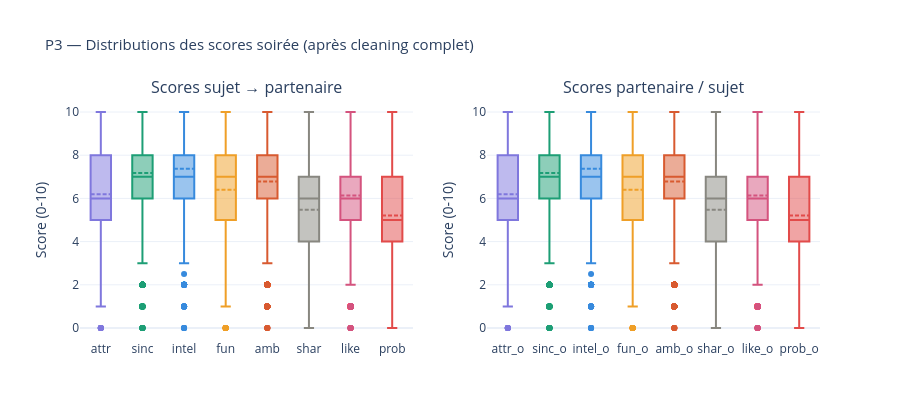

The notebook cell saved with this chart:
### Code cell
# =============================================================================
# OUTLIERS RÉSIDUELS
# =============================================================================
print("\n" + "─" * 65)
print("VÉRIFICATION OUTLIERS RÉSIDUELS")
print("─" * 65)
 
# Scores soirée hors [0, 10]
print("\nScores soirée hors [0, 10] :")
n_fixed = 0
for col in SCORE_SELF + SCORE_OTHER:
    if col in df.columns:
        n_out = ((df[col] < 0) | (df[col] > 10)).sum()
        if n_out > 0:
            df[col] = df[col].clip(0, 10)
            n_fixed += n_out
            print(f"x {col} : {n_out} valeurs clippées")
if n_fixed == 0:
    print("Aucune valeur hors [0,10] détectée")
 
# Préférences T1 hors [0, 10] après normalisation
print("\n  Préférences T1 hors [0, 10] après normalisation :")
n_fixed_pref = 0
for col in PREF_COLS:
    n_out = ((df[col] < 0) | (df[col] > 10)).sum()
    if n_out > 0:
        df[col] = df[col].clip(0, 10)
        n_fixed_pref += n_out
        print(f"x {col} : {n_out} valeurs clippées")
if n_fixed_pref == 0:
    print("Aucune valeur hors [0,10] détectée")
 
# Âge
print(f"\nÂge — plage : {df['age'].min():.0f} – {df['age'].max():.0f} ans")
print(f"age > 50    : {(df['age'] > 50).sum()} lignes => légitimes, conservées")
 
# Boxplots
fig_box = make_subplots(rows=1, cols=2,
    subplot_titles=["Scores sujet → partenaire", "Scores partenaire / sujet"])
for i, col in enumerate(SCORE_SELF):
    fig_box.add_trace(go.Box(y=df[col], name=col,
        marker_color=COLORS[i], boxmean=True, showlegend=False), row=1, col=1)
for i, col in enumerate(SCORE_OTHER):
    fig_box.add_trace(go.Box(y=df[col], name=col,
        marker_color=COLORS[i], boxmean=True, showlegend=False), row=1, col=2)
fig_box.update_layout(
    title="P3 — Distributions des scores soirée (après cleaning complet)",
    height=420, plot_bgcolor="white", title_font_size=15)
fig_box.update_yaxes(title_text="Score (0-10)")
fig_box.show()

### Figure 1 — Plotly figure (JSON) as saved in the notebook; plotly's stock layout.template omitted (floating-point values rounded to 4 significant figures; data arrays with more than 128 entries replaced by an {"elided": "..."} marker saying what was removed)
{"data": [{"boxmean": true, "marker": {"color": "#7F77DD"}, "name": "attr", "showlegend": false, "type": "box", "xaxis": "x", "y": {"elided": "8378 float values"}, "yaxis": "y"}, {"boxmean": true, "marker": {"color": "#1D9E75"}, "name": "sinc", "showlegend": false, "type": "box", "xaxis": "x", "y": {"elided": "8378 float values"}, "yaxis": "y"}, {"boxmean": true, "marker": {"color": "#378ADD"}, "name": "intel", "showlegend": false, "type": "box", "xaxis": "x", "y": {"elided": "8378 float values"}, "yaxis": "y"}, {"boxmean": true, "marker": {"color": "#EF9F27"}, "name": "fun", "showlegend": false, "type": "box", "xaxis": "x", "y": {"elided": "8378 float values"}, "yaxis": "y"}, {"boxmean": true, "marker": {"color": "#D85A30"}, "name": "amb", "showlegend": false, "type": "box", "xaxis": "x", "y": {"elided": "8378 float values"}, "yaxis": "y"}, {"boxmean": true, "marker": {"color": "#888780"}, "name": "shar", "showlegend": false, "type": "box", "xaxis": "x", "y": {"elided": "8378 float values"}, "yaxis": "y"}, {"boxmean": true, "marker": {"color": "#D4537E"}, "name": "like", "showlegend": false, "type": "box", "xaxis": "x", "y": {"elided": "8378 float values"}, "yaxis": "y"}, {"boxmean": true, "marker": {"color": "#E24B4A"}, "name": "prob", "showlegend": false, "type": "box", "xaxis": "x", "y": {"elided": "8378 float values"}, "yaxis": "y"}, {"boxmean": true, "marker": {"color": "#7F77DD"}, "name": "attr_o", "showlegend": false, "type": "box", "xaxis": "x2", "y": {"elided": "8378 float values"}, "yaxis": "y2"}, {"boxmean": true, "marker": {"color": "#1D9E75"}, "name": "sinc_o", "showlegend": false, "type": "box", "xaxis": "x2", "y": {"elided": "8378 float values"}, "yaxis": "y2"}, {"boxmean": true, "marker": {"color": "#378ADD"}, "name": "intel_o", "showlegend": false, "type": "box", "xaxis": "x2", "y": {"elided": "8378 float values"}, "yaxis": "y2"}, {"boxmean": true, "marker": {"color": "#EF9F27"}, "name": "fun_o", "showlegend": false, "type": "box", "xaxis": "x2", "y": {"elided": "8378 float values"}, "yaxis": "y2"}, {"boxmean": true, "marker": {"color": "#D85A30"}, "name": "amb_o", "showlegend": false, "type": "box", "xaxis": "x2", "y": {"elided": "8378 float values"}, "yaxis": "y2"}, {"boxmean": true, "marker": {"color": "#888780"}, "name": "shar_o", "showlegend": false, "type": "box", "xaxis": "x2", "y": {"elided": "8378 float values"}, "yaxis": "y2"}, {"boxmean": true, "marker": {"color": "#D4537E"}, "name": "like_o", "showlegend": false, "type": "box", "xaxis": "x2", "y": {"elided": "8378 float values"}, "yaxis": "y2"}, {"boxmean": true, "marker": {"color": "#E24B4A"}, "name": "prob_o", "showlegend": false, "type": "box", "xaxis": "x2", "y": {"elided": "8378 float values"}, "yaxis": "y2"}], "layout": {"annotations": [{"font": {"size": 16}, "showarrow": false, "text": "Scores sujet → partenaire", "x": 0.225, "xanchor": "center", "xref": "paper", "y": 1, "yanchor": "bottom", "yref": "paper"}, {"font": {"size": 16}, "showarrow": false, "text": "Scores partenaire / sujet", "x": 0.775, "xanchor": "center", "xref": "paper", "y": 1, "yanchor": "bottom", "yref": "paper"}], "height": 420, "plot_bgcolor": "white", "title": {"font": {"size": 15}, "text": "P3 — Distributions des scores soirée (après cleaning complet)"}, "xaxis": {"anchor": "y", "domain": [0, 0.45]}, "xaxis2": {"anchor": "y2", "domain": [0.55, 1]}, "yaxis": {"anchor": "x", "domain": [0, 1], "title": {"text": "Score (0-10)"}}, "yaxis2": {"anchor": "x2", "domain": [0, 1], "title": {"text": "Score (0-10)"}}}}
